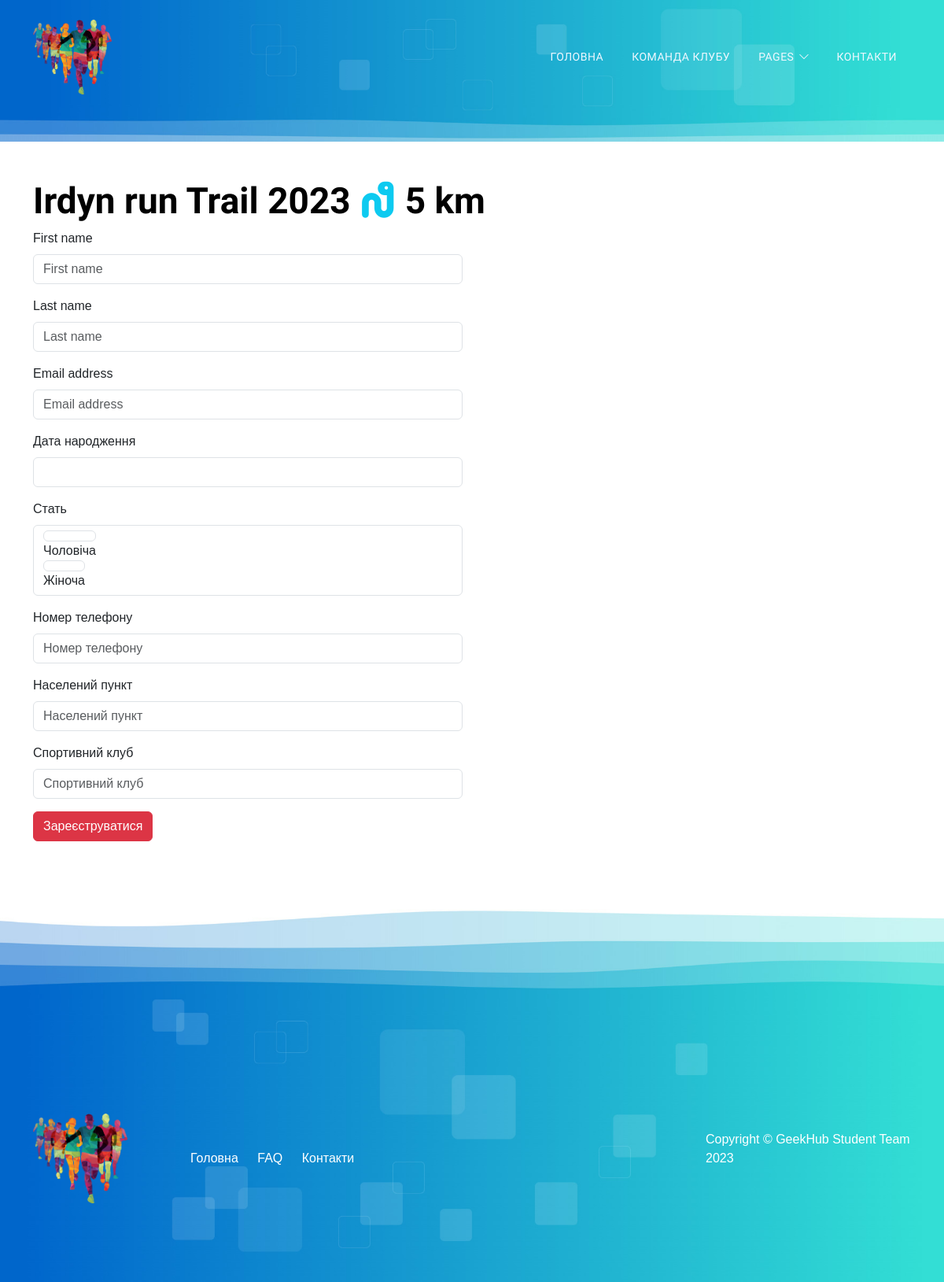
The app's page /distance/2/, older data.
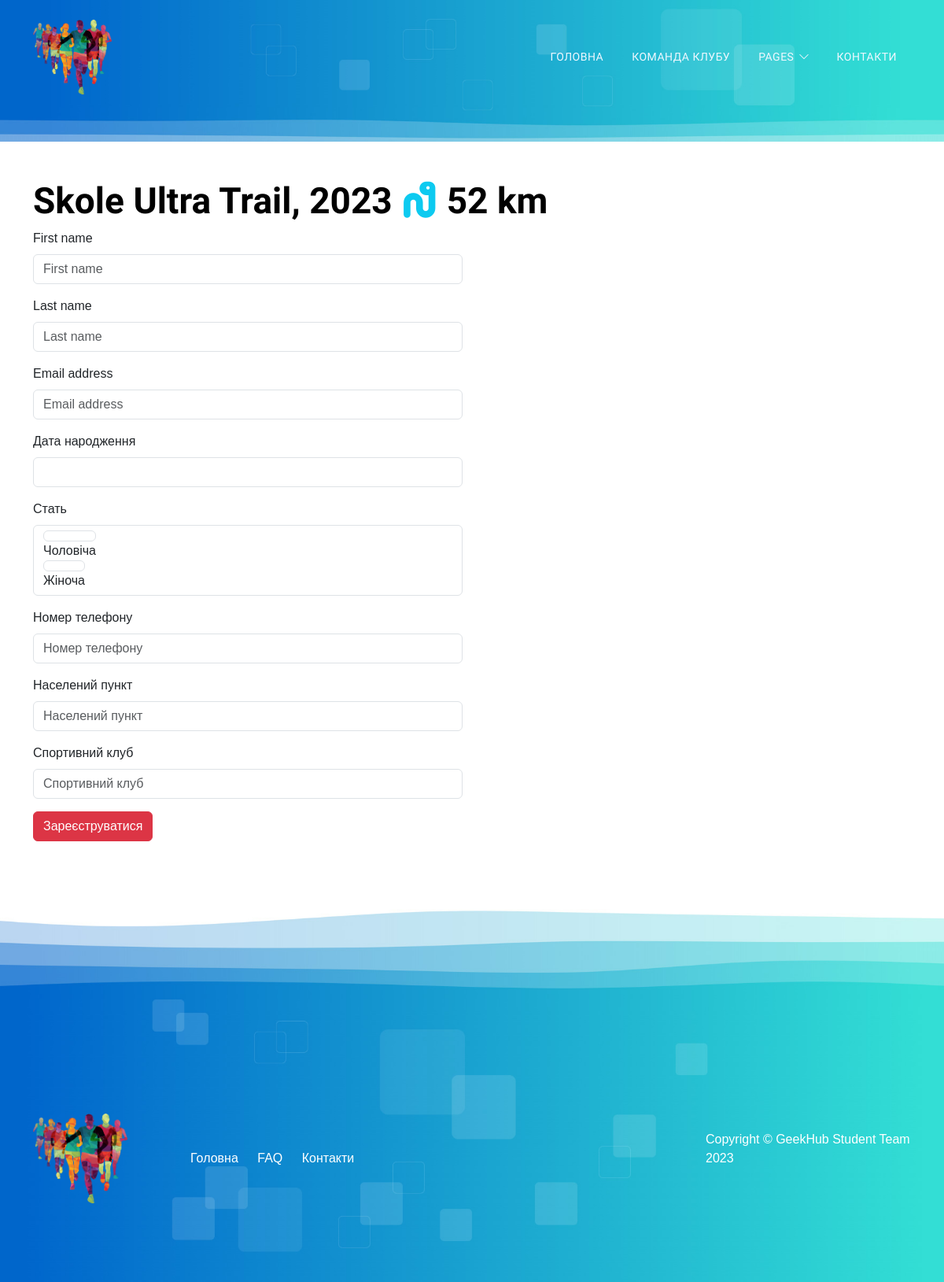
The same page, newer data.
### sportevent/models.py (models this page shows, shortened)
class Distance(BaseModel):
    title = models.CharField(_("Назва"), max_length=50)
    distance_in_unit = models.PositiveSmallIntegerField(_("Дистанція"))
    event = models.ForeignKey(
        Event,
        verbose_name=_("Спорт захід"),
        related_name="distances",
        on_delete=models.CASCADE
    )
    class Meta:
        ordering = ("-event",)
        verbose_name = _("Дистанція")
        verbose_name_plural = _("Дистанції")

class Event(BaseModel):
    def generate_path(self, filename):
        """ Generates path and filename to save """
        ext = filename.rsplit(".", 1)[-1]
        result = f"event/posters/poster_event_" \
                 f"{random.randint(1, 999)}_{self.date_event}.{ext}"
        path = os.path.join(settings.MEDIA_ROOT, result)
        if os.path.exists(path):
            os.remove(path)
        return result
    title = models.CharField(_("Назва"), max_length=100)
    date_event = models.DateField(_("Дата проведення"))
    location = models.CharField(_("Місце проведення"), max_length=200)
    description = models.TextField(_("Опис"), blank=True)
    poster = models.ImageField(
        _("Постер"),
        blank=True,
        null=True,
        upload_to=generate_path,
        default=None,
        help_text=_("Завантажити зображення: (PNG, JPEG, JPG)"),
    )
    def __str__(self):
        return self.title
    class Meta:
        ordering = ("-date_event",)
        verbose_name = _("Спортивний захід")
        verbose_name_plural = _("Спортивні заходи")

### sportevent/views.py (the view, shortened to what this page needs)
class RegisterAthleteDistanceView(generic.View):
    model = Distance
    form_class = AthleteForm
    template_name = "sportevent/register_distance.html"
    def get(self, request, pk):
        distance = self.model.objects.get(id=pk)
        initial = {
            "first_name": request.user.first_name,
            "last_name": request.user.last_name,
            "email": self.request.user.email,
            "date_of_birth": request.user.date_of_birth,
            "gender": request.user.gender,
            "phone": request.user.phone,
            "city": request.user.city,
            "club": request.user.club,
        } if not request.user.is_anonymous else None
        form = self.form_class(initial=initial)
        context = {"distance": distance, "form": form}
        return render(request, self.template_name, context=context)

### profiles/forms.py
class AthleteForm(forms.ModelForm):
    class Meta:
        model = Athlete
        fields = (
            "first_name",
            "last_name",
            "email",
            "date_of_birth",
            "gender",
            "phone",
            "city",
            "club",
        )
        widgets = {
            "first_name": forms.TextInput(attrs={"required": "True"}),
            "last_name": forms.TextInput(attrs={"required": "True"}),
            "email": forms.EmailInput(attrs={"required": "True"}),
            "date_of_birth": forms.DateInput(
                attrs={"required": "True", "type": ""},
            ),
            "gender": forms.RadioSelect(attrs={"required": "True"}),
            "phone": forms.TextInput(attrs={"required": "True"}),
            "city": forms.TextInput(attrs={"required": "True"}),
            "club": forms.TextInput(attrs={"required": "True"}),
        }

### templates/sportevent/register_distance.html (shortened to what this page needs)
{% extends "sportevent/base.html" %}
{% load django_bootstrap5 %}
{% block content %}
  <h2>
    {{ distance.event }}
    <i class="fa-solid fa-worm text-info"></i>
    {{ distance.distance_in_unit }} km
  </h2>
  <div class="row">
    <div class="col-lg-6 col-sm-4">
      <form method="post" action="">
        {% bootstrap_form form %}
        {% bootstrap_button "Зареєструватися" button_type="submit" button_class="btn-danger" %}
      </form>
    </div>
  </div>
{% endblock %}

### templates/sportevent/base.html (shortened to what this page needs)
<!doctype html>
{% load static %}
{% load django_bootstrap5 %}
<html lang="uk">
<head>
  {% bootstrap_css %}
  <link rel="stylesheet" href="{% static 'sportevent/css/bootstrap-icons.css' %}">
  <link href="{% static 'fontawesomefree/css/fontawesome.css' %}" rel="stylesheet" type="text/css">
  <link href="{% static 'fontawesomefree/css/brands.css' %}" rel="stylesheet" type="text/css">
  <link href="{% static 'fontawesomefree/css/solid.css' %}" rel="stylesheet" type="text/css">
  <link href="{% static 'sportevent/css/custom.css' %}" rel="stylesheet">
</head>
<body>
<main>
  {% block sidebar %}
    {% include "includes/sportevent/sidebar.html" %}
  {% endblock %}
  <header class="site-header d-flex flex-column justify-content-center align-items-center mb-5">
  </header>
  <section class="main-section pb-0" id="section_2">
    <div class="container">
      {% block content %}{% endblock %}
    </div>
  </section>
</main>
<footer class="site-footer mt-5">
  <div class="container">
  </div>
  <div class="container pt-5">
    <div class="row align-items-center">
      <div class="col-lg-2 col-md-3 col-12">
        <a class="navbar-brand" href="/">
          <img src="{% static 'sportevent/images/run.png' %}" class="logo-image img-fluid" alt="">
        </a>
      </div>
      <div class="col-lg-7 col-md-9 col-12">
        <ul class="site-footer-links">
          <li class="site-footer-link-item">
            <a href="#" class="site-footer-link">Головна</a>
          </li>
          <li class="site-footer-link-item">
            <a href="#" class="site-footer-link">FAQ</a>
          </li>
          <li class="site-footer-link-item">
            <a href="#" class="site-footer-link">Контакти</a>
          </li>
        </ul>
      </div>
      <div class="col-lg-3 col-12">
        <p class="copyright-text mb-0">Copyright © GeekHub Student Team 2023
          <br><br>
      </div>
    </div>
  </div>
</footer>
</body>
</html>

### templates/includes/sportevent/sidebar.html (shortened to what this page needs)
{% load static %}
<nav class="navbar navbar-expand-lg">
    <div class="container">
      <a class="navbar-brand me-lg-5 me-0" href="/">
        <img src="{% static 'sportevent/images/run.png' %}" class="logo-image img-fluid" alt="logo">
      </a>
      <div class="collapse navbar-collapse" id="navbarNav">
        <ul class="navbar-nav ms-lg-auto">
          <li class="nav-item">
            <a class="nav-link" href="/">Головна</a>
          </li>
          <li class="nav-item">
            <a class="nav-link" href="#">Команда клубу</a>
          </li>
          <li class="nav-item dropdown">
            <a class="nav-link dropdown-toggle" href="#" id="navbarLightDropdownMenuLink" role="button"
               data-bs-toggle="dropdown" aria-expanded="false">Pages</a>
          </li>
          <li class="nav-item">
            <a class="nav-link" href="#">Контакти</a>
          </li>
        </ul>
      </div>
    </div>
  </nav>

### templates/includes/sportevent/messages.html (shortened to what this page needs)
{% load static %}
{% load django_bootstrap5 %}

### static/sportevent/css/custom.css (style rules this page uses)
:root { --white-color: #ffffff; --primary-color: #00CC99; --secondary-color: #0066CC; --section-bg-color: #f0f8ff; --custom-btn-bg-color: #0066CC; --custom-btn-bg-hover-color: #00CC99; --dark-color: #000000; --p-color: #717275; --border-color: #7fffd4; --link-hover-color: #0066CC; --body-font-family: 'Sofia Sans Semi Condensed', sans-serif; --title-font-family: 'Sono', sans-serif; --h1-font-size: 58px; --h2-font-size: 46px; --h3-font-size: 32px; --h4-font-size: 28px; --h5-font-size: 24px; --h6-font-size: 22px; --p-font-size: 16px; --menu-font-size: 14px; --border-radius-large: 100px; --border-radius-medium: 20px; --border-radius-small: 10px; --font-weight-light: 300; --font-weight-normal: 400; --font-weight-medium: 500; --font-weight-semibold: 600; --font-weight-bold: 700; }
body { background-color: var(--white-color); font-family: var(--body-font-family); }
h2, h3, h4, h5, h6 { color: var(--dark-color); }
h1, h2, h3, h4, h5, h6 { font-family: var(--title-font-family); font-weight: var(--font-weight-semibold); }
h2 { font-size: var(--h2-font-size); font-weight: var(--font-weight-bold); }
p { color: var(--p-color); font-size: var(--p-font-size); font-weight: var(--font-weight-light); }
ul li { color: var(--p-color); font-size: var(--p-font-size); font-weight: var(--font-weight-light); }
a, button { touch-action: manipulation; transition: all 0.3s; }
a { display: inline-block; color: var(--primary-color); text-decoration: none; }
main { position: relative; z-index: 1; }
.site-header { background-image: url('../images/templatemo-wave-header.jpg'), linear-gradient(#348CD2, #FFFFFF);; background-repeat: no-repeat; background-size: cover; background-position: center; height: 180px; position: relative; }
.navbar { background-color: transparent; position: absolute; top: 0; right: 0; left: 0; z-index: 9; padding-top: 20px; padding-bottom: 20px; }
.navbar .navbar-brand, .navbar .navbar-brand:hover { color: var(--white-color); }
.navbar .logo-image { width: 100px; }
.logo-image { width: 120px; height: auto; }
.navbar-brand, .navbar-brand:hover { font-size: var(--h3-font-size); font-weight: var(--font-weight-bold); display: inline-block; }
.navbar-nav .nav-link { display: inline-block; color: var(--section-bg-color); font-family: var(--title-font-family); font-size: var(--menu-font-size); font-weight: var(--font-weight-medium); text-transform: uppercase; letter-spacing: 0.5px; position: relative; padding-top: 15px; padding-bottom: 15px; }
.navbar-expand-lg .navbar-nav .nav-link { padding-right: 18px; padding-left: 18px; }
.navbar .dropdown-toggle::after { content: "\f282"; display: inline-block; font-family: bootstrap-icons !important; font-size: var(--menu-font-size); font-style: normal; font-weight: normal !important; font-variant: normal; text-transform: none; line-height: 1; vertical-align: -.125em; -webkit-font-smoothing: antialiased; -moz-osx-font-smoothing: grayscale; position: relative; left: 2px; border: 0; }
.site-footer { background-image: url('../images/templatemo-wave-footer.jpg'), linear-gradient(#FFFFFF, #348CD2); background-repeat: no-repeat; background-size: cover; background-position: center; margin-top: -80px; padding-top: 100px; padding-bottom: 150px; }
.site-footer > .container { position: relative; top: 50px; padding-top: 100px; }
.site-footer-title, .site-footer p { color: var(--white-color); }
.site-footer-links { margin-bottom: 0; padding-left: 0; }
.site-footer-link-item { display: inline-block; list-style: none; margin-right: 10px; margin-left: 10px; }
.site-footer-link { color: var(--white-color); font-size: var(--p-font-size); line-height: inherit; }

Row changes from the older to the newer data that the page shows:
changed Distance: event "Irdyn run Trail 2023" → "Skole Ultra Trail, 2023"; distance_in_unit "5" → "52"
